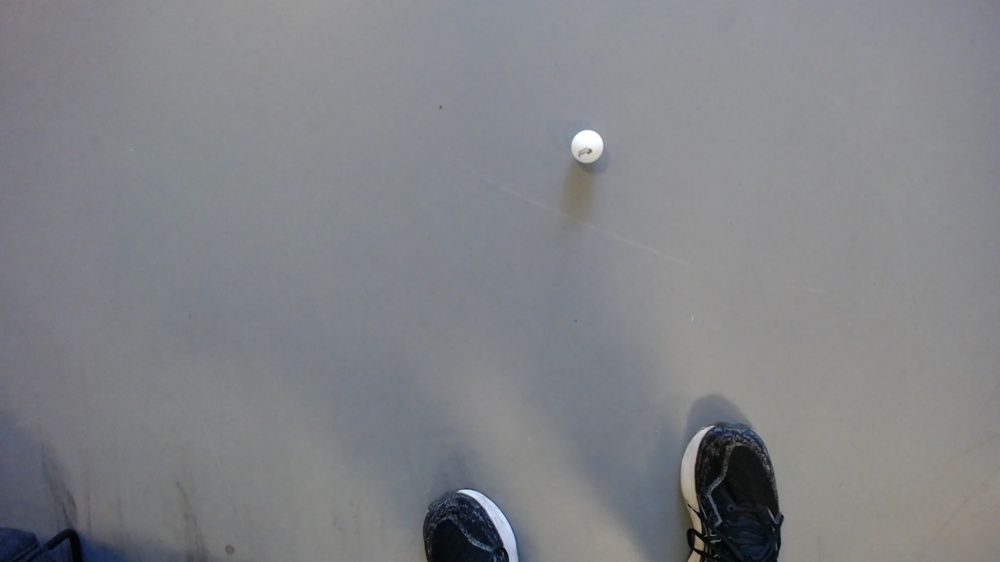
#> input picture WIN_20240221_10_30_19_Pro.jpg, 1000 x 562 px, shrunk from 1920 x 1080 before the run
$ python -i pathfinding_with_image_processing.py   (imports and definitions only)
#> lines starting #> are read from the running program, lines starting #| are printed output that depends on the picture; after the words box and inside, x2 and y2 are one past the last pixel; in counts of white or black regions, pixels touching at a corner belong together
#> further down, picture is the input picture: shape (562, 1000, 3); mean B, G, R 134.7, 131, 129.6
import cv2
import numpy as np
import heapq
import math

# Define the classes and functions from the second file

class Node:
    # [7 lines left out: function __init__, not called in this run]

    def __lt__(self, other):
        return self.f < other.f

def heuristic(node, goal):
    # Euclidean distance heuristic
    return ((node.x - goal.x) ** 2 + (node.y - goal.y) ** 2) ** 0.5

# [42 lines left out: function astar, not called in this run]

# Define functions from the first file

index = ["color", "color_name", "hex", "R", "G", "B"]
columns = 50
rows = 50
arr = [[0]*columns for _ in range(rows)]

def find_ball(frame, min_radius=5, max_radius=20):
#> called with min_radius = 5, max_radius = 20
    print("find ball")
    balls = []
    highprio = []
    gray = cv2.cvtColor(frame, cv2.COLOR_BGR2GRAY)
    blurred = cv2.GaussianBlur(gray, (5, 5), 0)
    edges = cv2.Canny(blurred, 50, 150)
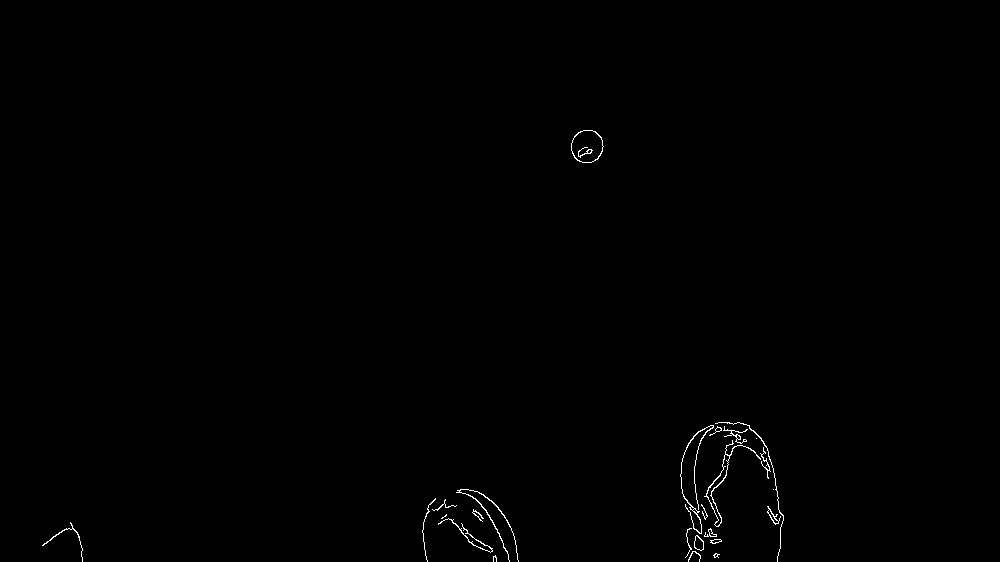
#> edges: shape (562, 1000); 0.37% white in thin lines or dots, all inside (x1, y1, x2, y2) = (42, 130, 784, 562)
    cv2.imshow('Output Image', edges)
    cv2.waitKey(0)
    contours, _ = cv2.findContours(edges.copy(), cv2.RETR_EXTERNAL, cv2.CHAIN_APPROX_SIMPLE)
#> contours = 25 contours, 12 with area under 20; largest, box (x1, y1, x2, y2) and area: (571, 130, 604, 163) 818, (704, 440, 761, 527) 386, (694, 535, 704, 551) 101, (680, 425, 714, 534) 74, (456, 489, 519, 562) 65

    cv2.drawContours(frame, contours, -1, (255, 0, 0), 2)
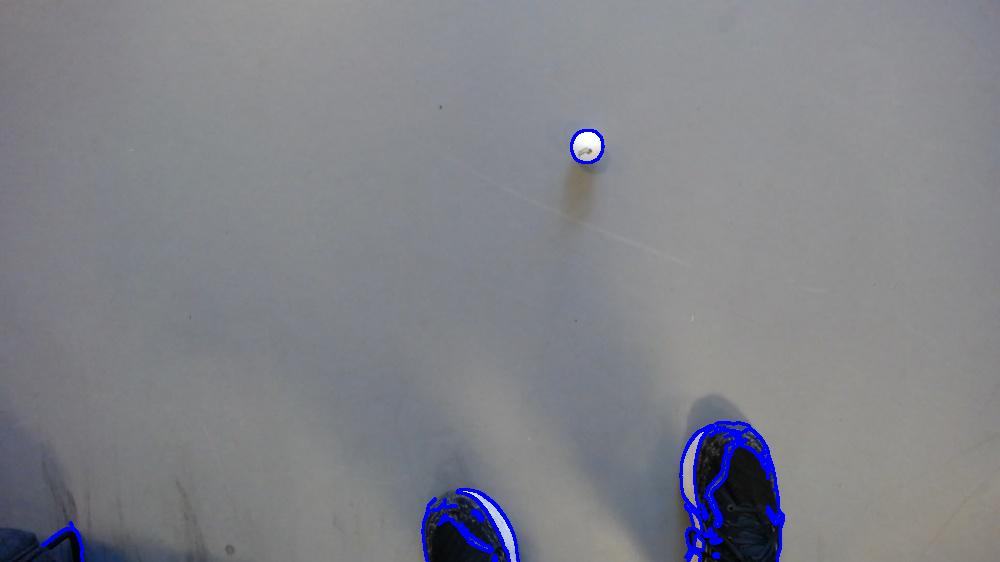
#> frame: shape (562, 1000, 3); 1.1% of pixels changed, all inside (x1, y1, x2, y2) = (41, 129, 785, 562)

    for i, contour in enumerate(contours):
        M = cv2.moments(contour)
        if M["m00"] != 0:
            cX = int(M["m10"] / M["m00"])
            cY = int(M["m01"] / M["m00"])
            cv2.putText(frame, str(i+1), (cX, cY), cv2.FONT_HERSHEY_SIMPLEX, 0.5, (255, 255, 255), 2)
        print("Proccessing contour ", i+1, "of", len(contours))
        area = cv2.contourArea(contour)
        perimeter = cv2.arcLength(contour, True)
        print("Area:", area)  # Print area for debugging
        print("Perimeter:", perimeter)
        if perimeter == 0:
            continue
        circularity = 4 * np.pi * area / (perimeter * perimeter)
        M = cv2.moments(contour)
        if M["m00"] != 0:
            cX = int(M["m10"] / M["m00"])
            cY = int(M["m01"] / M["m00"])
            cv2.putText(frame, f"({circularity:.2f})", (cX, cY-10), cv2.FONT_HERSHEY_SIMPLEX, 0.5, (255, 255, 255), 2)
        print(circularity)

        if circularity > 0.8:
            print("ball found")
            ((x, y), radius) = cv2.minEnclosingCircle(contour)
            r, b, g = get_pixel_color(frame, int(x), int(y))
            center = (int(x), int(y))
            radius = int(radius)
            print(r,b,g)
            if min_radius < radius < max_radius and isValidColorBall(r, b, g):
                print("drawing circle")
                cv2.circle(frame, center, radius, (0, 255, 255), 2)
                balls.append((center, radius))
            elif min_radius < radius < max_radius and isHighPrioBall(r, b, g):
                print("high prio found")
                cv2.circle(frame, center, radius, (0,0,0), 2)
                highprio.append((center, radius))
#> this loop made 25 passes
#> (cX, cY, area, perimeter, circularity, x, y, radius) on pass 25: (586, 145, 817.5, 107.5, 0.889, 586.3, 145.7, 17)
#> (cX, cY, area, perimeter, circularity) on passes 4, 5, 6, 8, 9, 12: (715, 540, 29.5, 27.9, 0.476), (698, 543, 101, 40.97, 0.756), (710, 533, 31.5, 50.38, 0.156), (62, 534, 26, 166.2, 0.0118), (467, 535, 38.5, 256.8, 0.00734), (772, 516, 61, 68.43, 0.164)
#> (printed output is left out)
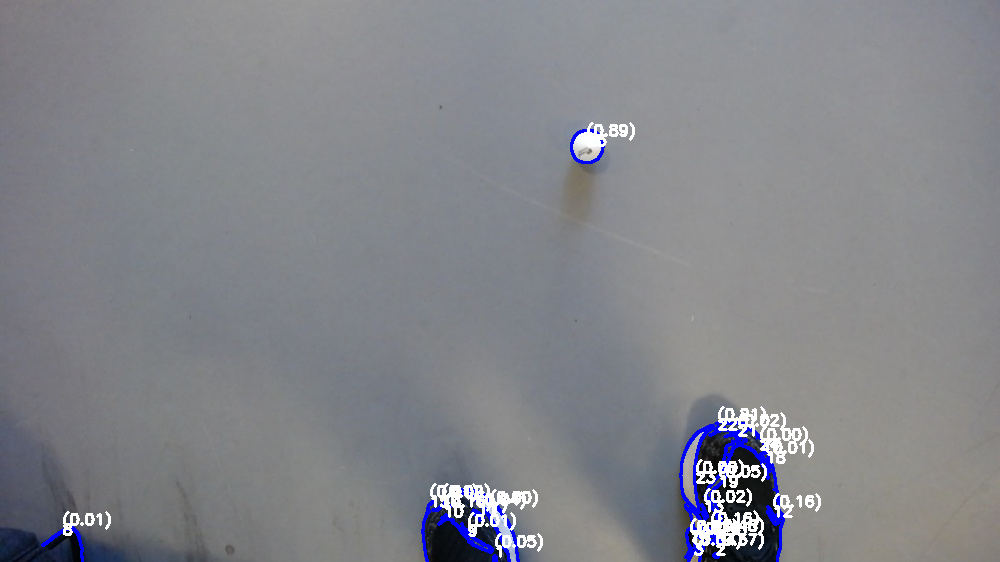
#> frame: shape (562, 1000, 3); 1.6% of pixels changed, all inside (x1, y1, x2, y2) = (63, 122, 821, 558)
#> after the loop, balls = []; highprio = []

    print("done finding balls")
    return balls, highprio, frame

def get_pixel_color(frame, x, y):
    (B, G, R) = frame[y, x]
    return R, G, B

def isHighPrioBall(r, g, b):
    if r > 150 and g > 100 and b < 100:
        return True
    return False

def isValidColorBall(r, g, b):
    if r > 150 and g < 100 and b < 100:
        return True
    return False

# [72 lines left out: functions display, create_grid, main, create_grid, not called in this run]

# [2 lines not run here, left out]

>>> import cv2
>>> picture = cv2.imread('WIN_20240221_10_30_19_Pro.jpg')
>>> result = find_ball(picture)
